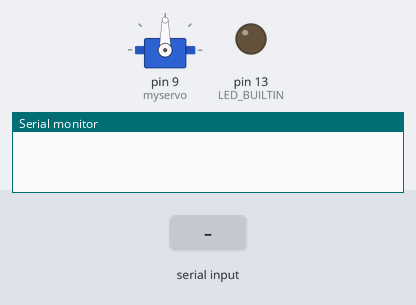
Simulated run of this sketch. Board: Arduino Uno, built with avr-gcc and run on an emulated ATmega328P. Shown: servo, output pins drawn as LEDs (lit = HIGH), the last lines printed to the serial monitor. Inputs (shaded band) come from the test bench.

Above: at 1.2 s.
1.3 s: "1" received over Serial
At 1.7 s:
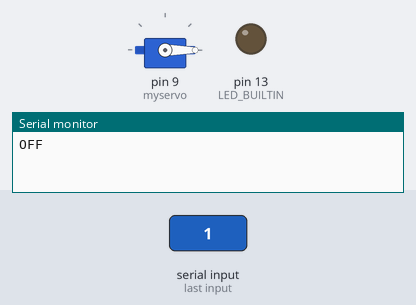
2.8 s: "4" received over Serial
At 4.0 s:
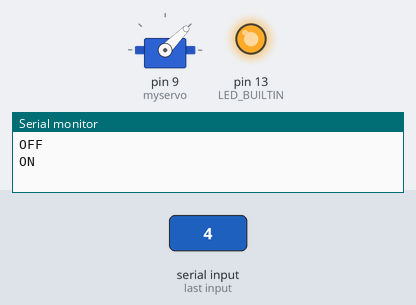
4.3 s: "6" received over Serial
At 5.1 s:
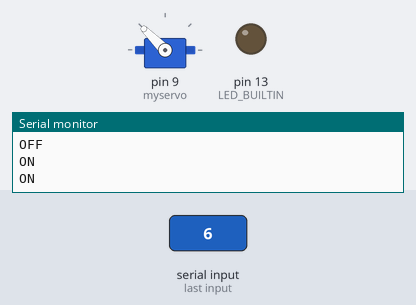
5.8 s: "3" received over Serial
At 6.3 s:
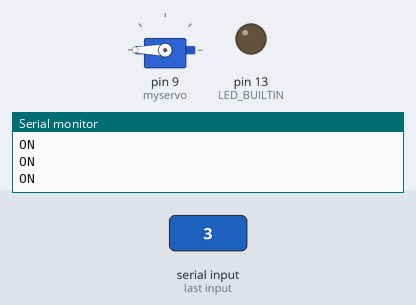
7.3 s: "5" received over Serial
At 8.6 s:
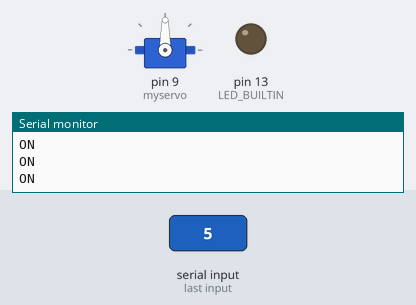
Timing chart, 0 to 9.8 s (numbered marks = the images above; inputs shaded):
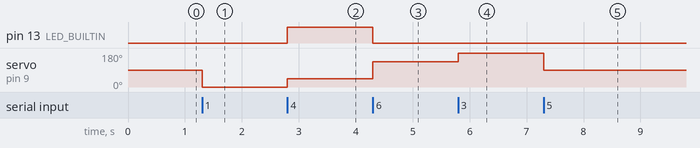

Measured:
- after the input at 1.3 s, servo on pin 9 (myservo): 90° → 0° at once
- after the input at 2.8 s, pin 13 (LED_BUILTIN): LOW → HIGH at once; servo on pin 9 (myservo): 0° → 45° at once
- after the input at 4.3 s, pin 13 (LED_BUILTIN): HIGH → LOW at once; servo on pin 9 (myservo): 45° → 135° at once
- after the input at 5.8 s, servo on pin 9 (myservo): 135° → 180° at once
- after the input at 7.3 s, servo on pin 9 (myservo): 180° → 90° at once

The sketch:

control-servo.ino
```cpp
//Se incluye la librearia para controlar el servomotor.
#include <Servo.h>

int option;

//Se crea un objeto de servo.
Servo myservo;

//Se crea variable para iniciar la posicion del servo.
int pos = 0;

void setup(){
  myservo.attach(9); //Se asigna el pin9 para controlar el servo.
  Serial.begin(9600);
  pinMode(LED_BUILTIN, OUTPUT);
}

void loop(){
  //si existe datos disponibles los leemos
  if (Serial.available()>0){

    //leemos la opcion enviada

    option=Serial.read();

    if(option=='1') {
      digitalWrite(LED_BUILTIN, LOW);
      myservo.write(0);
      Serial.println("OFF");
    }
    if(option=='4') {

      digitalWrite(LED_BUILTIN, HIGH);
      myservo.write(45);
      Serial.println("ON");
    }
    if(option=='5') {

      digitalWrite(LED_BUILTIN, LOW);
      myservo.write(90);
      Serial.println("ON");
    }
    if(option=='6') {

      digitalWrite(LED_BUILTIN, LOW);
      myservo.write(135);
      Serial.println("ON");
    }
    if(option=='3') {

      digitalWrite(LED_BUILTIN, LOW);
      myservo.write(180);
      Serial.println("ON");
    }
  }
}
```
